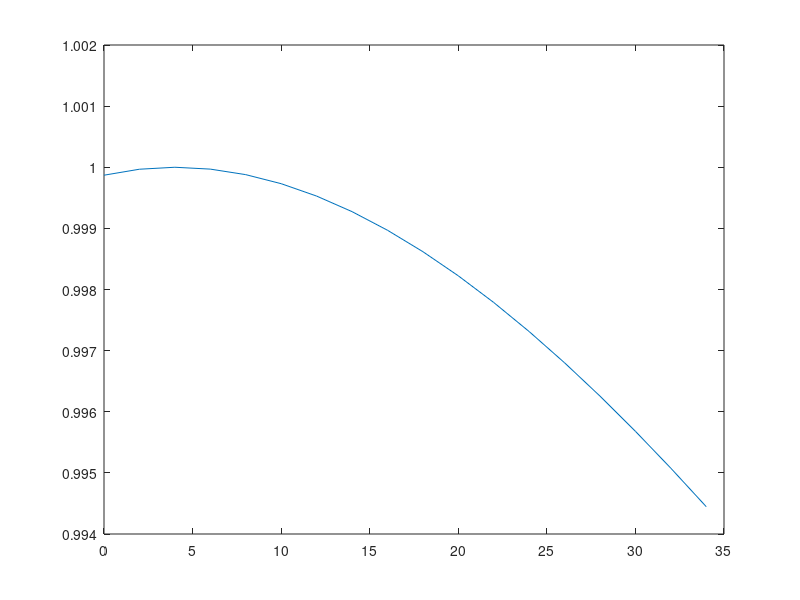

Source code (MATLAB):
rho = (@(TC) 5.5289e-8 * TC^3 - ...
    8.5016e-6 * TC^2 + 6.5622e-5*TC + .99987)
tempsF = 32:3.6:93.2; %define the temperature vector
tempsC = (5/9)*(tempsF - 32); %convert to Celsius.
densities = arrayfun(@(t) rho(t), tempsC);
plot(tempsC,densities)
